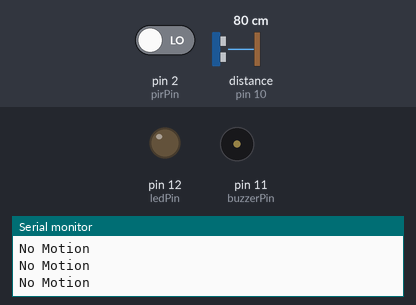
This sketch was run on a simulated Arduino Uno, built with avr-gcc and run on an emulated ATmega328P. Parts: output pins drawn as LEDs (lit = HIGH), buzzer (waves = sounding, pin HIGH), the last lines printed to the serial monitor. The test bench sets the inputs (shaded band); at power-on: pin 2 (pirPin) LOW, distance to the obstacle (sensor on pin 10) 80 cm. The echo pulse lasts 58.3 µs per cm; pins used as bus, display or sensor lines are not drawn.

Above: at 1.8 s.
1.9 s: pin 2 (pirPin) driven HIGH
At 2.3 s:
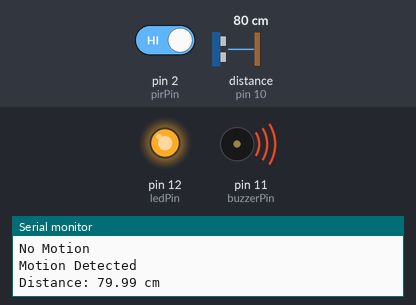
6.5 s: pin 2 (pirPin) driven LOW
At 7.4 s:
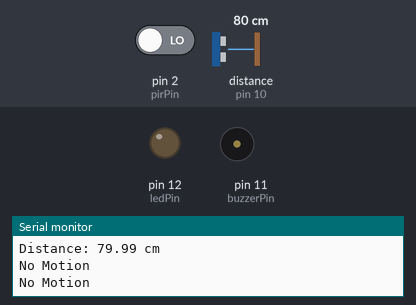
Timing chart, 0 to 9.5 s (numbered marks = the images above; inputs shaded):
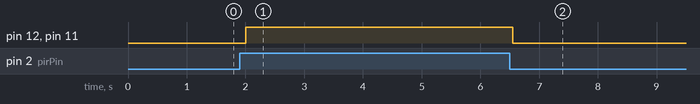

Measured:
- after the input at 1.9 s, pin 12 (ledPin), pin 11 (buzzerPin): LOW → HIGH after 0.10 s
- after the input at 6.5 s, pin 12 (ledPin), pin 11 (buzzerPin): HIGH → LOW after 0.05 s

The sketch:

PIR_Ultrasonic_Buzzer_Detection.ino
```cpp
const int pirPin = 2;

const int trigPin = 9;
const int echoPin = 10;

const int buzzerPin = 11;
const int ledPin = 12;


void setup() {
  pinMode(pirPin, INPUT);

  pinMode(trigPin, OUTPUT);
  pinMode(echoPin, INPUT);

  pinMode(buzzerPin, OUTPUT);
  pinMode(ledPin, OUTPUT);

  digitalWrite(trigPin, LOW);
  digitalWrite(buzzerPin, LOW);
  digitalWrite(ledPin, LOW);

  Serial.begin(9600);
}


float getDistance() {

  // Send ultrasonic trigger pulse
  digitalWrite(trigPin, LOW);
  delayMicroseconds(2);

  digitalWrite(trigPin, HIGH);
  delayMicroseconds(10);

  digitalWrite(trigPin, LOW);

  // Wait for echo, maximum 30 ms
  long duration = pulseIn(echoPin, HIGH, 30000);

  // No echo received
  if (duration == 0) {
    return -1;
  }

  // Distance in cm
  float distance = duration * 0.0343 / 2;

  return distance;
}


void loop() {

  // Check PIR first
  int motion = digitalRead(pirPin);


  if (motion == HIGH) {

    // Motion detected
    digitalWrite(ledPin, HIGH);
    digitalWrite(buzzerPin, HIGH);

    Serial.println("Motion Detected");

    // NOW activate ultrasonic sensor
    float distance = getDistance();

    if (distance > 0 && distance < 400) {

      Serial.print("Distance: ");
      Serial.print(distance);
      Serial.println(" cm");

    } else {

      Serial.println("Distance: No Echo");

    }

  }
  else {

    // No motion
    digitalWrite(ledPin, LOW);
    digitalWrite(buzzerPin, LOW);

    Serial.println("No Motion");

    // Ultrasonic sensor is NOT triggered
  }


  delay(500);
}
```
